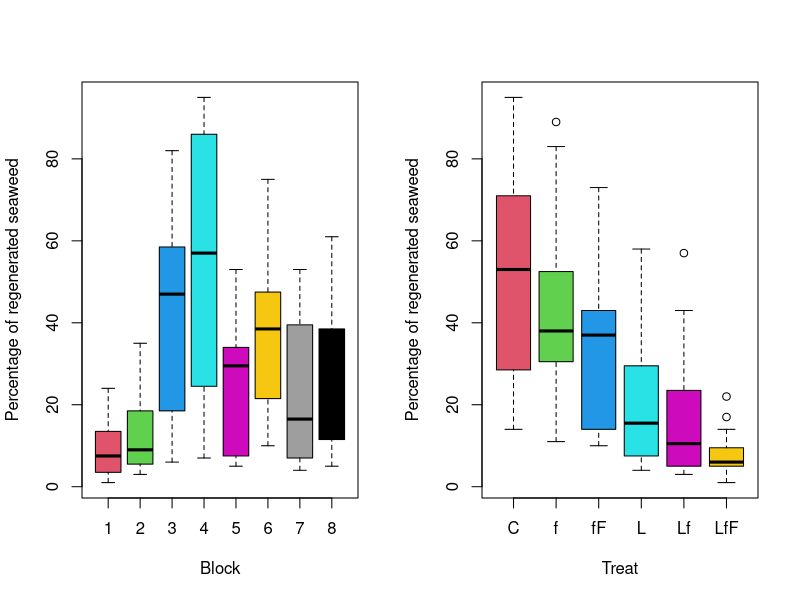
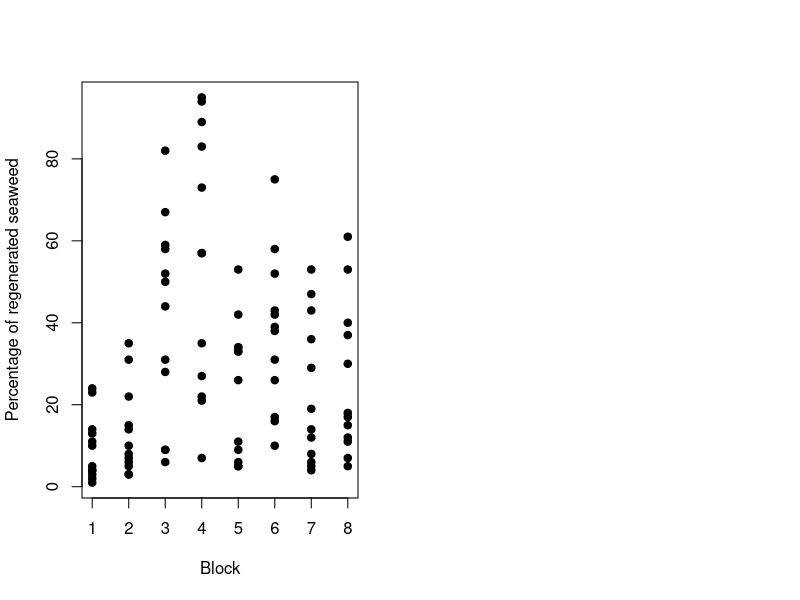

These charts were generated, in order, by the following R code: (Note: this script raises an error after producing the figures.)
## ---- chunk 1
## set working directory
require("knitr")
require("car")
## ---- chunk 2
grazer <- read.table("fishgrazer.txt", header=TRUE)
grazer$block <- factor(grazer$block)
## ---- chunk 3
# Boxplot
par(mfrow = c(1,2))
boxplot(grazer$cover~grazer$block, grazer, xlab = "Block", ylab = "Percentage of regenerated seaweed", col = c(2,3,4,5,6,7,8,9))
boxplot(grazer$cover~grazer$treat, grazer, xlab = "Treat", ylab = "Percentage of regenerated seaweed", col = c(2,3,4,5,6,7))

# Scatter
par(mfrow = c(1,2))
plot(as.numeric(grazer$block), grazer$cover, pch=19, xlab = "Block", ylab = "Percentage of regenerated seaweed")
plot(as.numeric(grazer$treat), grazer$cover, pch=19, xlab = "Treat", ylab = "Percentage of regenerated seaweed")

# Scatter with block and treat
par(mfrow=c(1,1))
plot(as.numeric(grazer$block), grazer$cover, col = as.numeric(grazer$block)+1, pch = as.numeric(grazer$treat)+1, xlab = "Block", ylab = "Percentage of regenerated seaweed")
#legend("center", legend = c("Boys 7th", "Boys 8th", "Girls 7th", "Girls 8th"), col = c(2,3,4,5,6,7,8,9), pch = c(2,3,4,5,6,7))

# General scatter
par(mfrow=c(1,1))
plot(grazer$cover, col = as.numeric(grazer$block)+1, pch = as.numeric(grazer$treat)+1, xlab = "Block", ylab = "Percentage of regenerated seaweed")
#legend("topright", legend = c("Boys 7th", "Boys 8th", "Girls 7th", "Girls 8th"), col = c(2,3,4,5,6,7,8,9), pch = c(2,3,4,5,6,7))

# With log transformation
grazer$logcover <- log(grazer$cover)

# Boxplot with log transformation
par(mfrow = c(1,2))
boxplot(grazer$logcover~grazer$block, grazer, xlab = "Block", ylab = "Percentage of regenerated seaweed", col = c(2,3,4,5,6,7,8,9))
boxplot(grazer$logcover~grazer$treat, grazer, xlab = "Treat", ylab = "Percentage of regenerated seaweed", col = c(2,3,4,5,6,7))

# Scatter
par(mfrow = c(1,2))
plot(as.numeric(grazer$block), grazer$logcover, pch=19, xlab = "Block", ylab = "Percentage of regenerated seaweed")
plot(as.numeric(grazer$treat), grazer$logcover, pch=19, xlab = "Treat", ylab = "Percentage of regenerated seaweed")

# General scatter with log transformation
par(mfrow=c(1,1))
plot(grazer$logcover, col = as.numeric(grazer$block)+1, pch = as.numeric(grazer$treat)+1, xlab = "Block", ylab = "Percentage of regenerated seaweed")
## ---- chunk 4
# Linear model of cover given block and treat
lm1 <- lm(grazer$cover~grazer$block*grazer$treat, grazer)

# Two-way ANOVA of block and treat
anova(lm1)

# Linear model of block and treat
summary(lm1)

# Model test of block and treat
par(mfrow=c(2,2))
plot(lm1, col = grazer$block, which = 1:2, pch=19)
plot(lm1, col = grazer$treat, which = 1:2, pch=19)

# Linear model of cover given block and treat With log of cover
lm2 <- lm(grazer$logcover~grazer$block*grazer$treat, grazer)

# Two-way ANOVA of log-transformed block and treat
anova(lm2)

# Linear model of log-transformed block and treat
summary(lm2)

# Model test of log-transformed block and treat
par(mfrow=c(2,2))
plot(lm2, col = grazer$block, which = 1:2, pch=19)
plot(lm2, col = grazer$treat, which = 1:2, pch=19)
